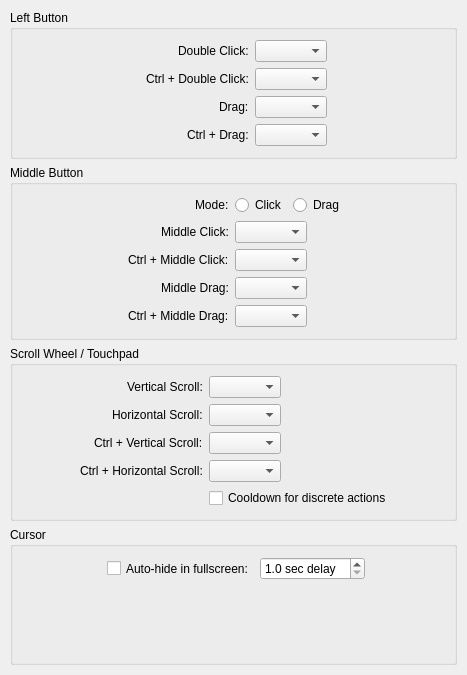
        <widget class="QWidget" name="mouse">
         <property name="geometry">
          <rect>
           <x>0</x>
           <y>0</y>
           <width>467</width>
           <height>675</height>
          </rect>
         </property>
         <property name="sizePolicy">
          <sizepolicy hsizetype="Preferred" vsizetype="Fixed">
           <horstretch>0</horstretch>
           <verstretch>0</verstretch>
          </sizepolicy>
         </property>
         <layout class="QVBoxLayout" name="mouseLayout">
          <property name="leftMargin">
           <number>10</number>
          </property>
          <property name="topMargin">
           <number>10</number>
          </property>
          <property name="rightMargin">
           <number>10</number>
          </property>
          <property name="bottomMargin">
           <number>10</number>
          </property>
          <item>
           <widget class="QGroupBox" name="leftButtonGroup">
            <property name="title">
             <string>Left Button</string>
            </property>
            <layout class="QFormLayout" name="leftButtonLayout">
             <property name="fieldGrowthPolicy">
              <enum>QFormLayout::FieldGrowthPolicy::FieldsStayAtSizeHint</enum>
             </property>
             <property name="labelAlignment">
              <set>Qt::AlignmentFlag::AlignRight|Qt::AlignmentFlag::AlignTrailing|Qt::AlignmentFlag::AlignVCenter</set>
             </property>
             <property name="formAlignment">
              <set>Qt::AlignmentFlag::AlignHCenter|Qt::AlignmentFlag::AlignTop</set>
             </property>
             <property name="leftMargin">
              <number>10</number>
             </property>
             <property name="topMargin">
              <number>10</number>
             </property>
             <property name="rightMargin">
              <number>10</number>
             </property>
             <property name="bottomMargin">
              <number>10</number>
             </property>
             <item row="0" column="0">
              <widget class="QLabel" name="doubleClickLabel">
               <property name="text">
                <string>Double Click:</string>
               </property>
              </widget>
             </item>
             <item row="0" column="1">
              <widget class="QComboBox" name="doubleClickComboBox"/>
             </item>
             <item row="1" column="0">
              <widget class="QLabel" name="altDoubleClickLabel">
               <property name="text">
                <string notr="true">Ctrl + Double Click:</string>
               </property>
              </widget>
             </item>
             <item row="1" column="1">
              <widget class="QComboBox" name="altDoubleClickComboBox"/>
             </item>
             <item row="2" column="0">
              <widget class="QLabel" name="dragLabel">
               <property name="text">
                <string>Drag:</string>
               </property>
              </widget>
             </item>
             <item row="2" column="1">
              <widget class="QComboBox" name="dragComboBox"/>
             </item>
             <item row="3" column="0">
              <widget class="QLabel" name="altDragLabel">
               <property name="text">
                <string notr="true">Ctrl + Drag:</string>
               </property>
              </widget>
             </item>
             <item row="3" column="1">
              <widget class="QComboBox" name="altDragComboBox"/>
             </item>
            </layout>
           </widget>
          </item>
          <item>
           <widget class="QGroupBox" name="middleButtonGroup">
            <property name="title">
             <string>Middle Button</string>
            </property>
            <layout class="QFormLayout" name="middleButtonLayout">
             <property name="fieldGrowthPolicy">
              <enum>QFormLayout::FieldGrowthPolicy::FieldsStayAtSizeHint</enum>
             </property>
             <property name="labelAlignment">
              <set>Qt::AlignmentFlag::AlignRight|Qt::AlignmentFlag::AlignTrailing|Qt::AlignmentFlag::AlignVCenter</set>
             </property>
             <property name="formAlignment">
              <set>Qt::AlignmentFlag::AlignHCenter|Qt::AlignmentFlag::AlignTop</set>
             </property>
             <property name="leftMargin">
              <number>10</number>
             </property>
             <property name="topMargin">
              <number>10</number>
             </property>
             <property name="rightMargin">
              <number>10</number>
             </property>
             <property name="bottomMargin">
              <number>10</number>
             </property>
             <item row="0" column="0">
              <widget class="QLabel" name="middleButtonModeLabel">
               <property name="text">
                <string>Mode:</string>
               </property>
              </widget>
             </item>
             <item row="0" column="1">
              <layout class="QHBoxLayout" name="middleButtonModeLayout">
               <item>
                <widget class="QRadioButton" name="middleButtonModeClickRadioButton">
                 <property name="text">
                  <string>Click</string>
                 </property>
                </widget>
               </item>
               <item>
                <widget class="QRadioButton" name="middleButtonModeDragRadioButton">
                 <property name="text">
                  <string>Drag</string>
                 </property>
                </widget>
               </item>
              </layout>
             </item>
             <item row="2" column="0">
              <widget class="QLabel" name="middleClickLabel">
               <property name="text">
                <string>Middle Click:</string>
               </property>
              </widget>
             </item>
             <item row="2" column="1">
              <widget class="QComboBox" name="middleClickComboBox"/>
             </item>
             <item row="3" column="0">
              <widget class="QLabel" name="altMiddleClickLabel">
               <property name="text">
                <string notr="true">Ctrl + Middle Click:</string>
               </property>
              </widget>
             </item>
             <item row="3" column="1">
              <widget class="QComboBox" name="altMiddleClickComboBox"/>
             </item>
             <item row="4" column="0">
              <widget class="QLabel" name="middleDragLabel">
               <property name="text">
                <string>Middle Drag:</string>
               </property>
              </widget>
             </item>
             <item row="4" column="1">
              <widget class="QComboBox" name="middleDragComboBox"/>
             </item>
             <item row="5" column="0">
              <widget class="QLabel" name="altMiddleDragLabel">
               <property name="text">
                <string notr="true">Ctrl + Middle Drag:</string>
               </property>
              </widget>
             </item>
             <item row="5" column="1">
              <widget class="QComboBox" name="altMiddleDragComboBox"/>
             </item>
            </layout>
           </widget>
          </item>
          <item>
           <widget class="QGroupBox" name="scrollWheelGroup">
            <property name="title">
             <string>Scroll Wheel / Touchpad</string>
            </property>
            <layout class="QFormLayout" name="scrollWheelLayout">
             <property name="fieldGrowthPolicy">
              <enum>QFormLayout::FieldGrowthPolicy::FieldsStayAtSizeHint</enum>
             </property>
             <property name="labelAlignment">
              <set>Qt::AlignmentFlag::AlignRight|Qt::AlignmentFlag::AlignTrailing|Qt::AlignmentFlag::AlignVCenter</set>
             </property>
             <property name="formAlignment">
              <set>Qt::AlignmentFlag::AlignHCenter|Qt::AlignmentFlag::AlignTop</set>
             </property>
             <property name="leftMargin">
              <number>10</number>
             </property>
             <property name="topMargin">
              <number>10</number>
             </property>
             <property name="rightMargin">
              <number>10</number>
             </property>
             <property name="bottomMargin">
              <number>10</number>
             </property>
             <item row="0" column="0">
              <widget class="QLabel" name="verticalScrollLabel">
               <property name="text">
                <string>Vertical Scroll:</string>
               </property>
              </widget>
             </item>
             <item row="0" column="1">
              <widget class="QComboBox" name="verticalScrollComboBox"/>
             </item>
             <item row="1" column="0">
              <widget class="QLabel" name="horizontalScrollLabel">
               <property name="text">
                <string>Horizontal Scroll:</string>
               </property>
              </widget>
             </item>
             <item row="1" column="1">
              <widget class="QComboBox" name="horizontalScrollComboBox"/>
             </item>
             <item row="2" column="0">
              <widget class="QLabel" name="altVerticalScrollLabel">
               <property name="text">
                <string notr="true">Ctrl + Vertical Scroll:</string>
               </property>
              </widget>
             </item>
             <item row="2" column="1">
              <widget class="QComboBox" name="altVerticalScrollComboBox"/>
             </item>
             <item row="3" column="0">
              <widget class="QLabel" name="altHorizontalScrollLabel">
               <property name="text">
                <string notr="true">Ctrl + Horizontal Scroll:</string>
               </property>
              </widget>
             </item>
             <item row="3" column="1">
              <widget class="QComboBox" name="altHorizontalScrollComboBox"/>
             </item>
             <item row="4" column="1">
              <widget class="QCheckBox" name="scrollActionCooldownCheckbox">
               <property name="toolTip">
                <string>Useful for touchpads, to prevent a single swipe from triggering multiple navigations, for example</string>
               </property>
               <property name="text">
                <string>Cooldown for discrete actions</string>
               </property>
              </widget>
             </item>
            </layout>
           </widget>
          </item>
          <item>
           <widget class="QGroupBox" name="cursorGroup">
            <property name="title">
             <string>Cursor</string>
            </property>
            <layout class="QFormLayout" name="cursorLayout">
             <property name="fieldGrowthPolicy">
              <enum>QFormLayout::FieldGrowthPolicy::FieldsStayAtSizeHint</enum>
             </property>
             <property name="labelAlignment">
              <set>Qt::AlignmentFlag::AlignRight|Qt::AlignmentFlag::AlignTrailing|Qt::AlignmentFlag::AlignVCenter</set>
             </property>
             <property name="formAlignment">
              <set>Qt::AlignmentFlag::AlignHCenter|Qt::AlignmentFlag::AlignTop</set>
             </property>
             <property name="leftMargin">
              <number>10</number>
             </property>
             <property name="topMargin">
              <number>10</number>
             </property>
             <property name="rightMargin">
              <number>10</number>
             </property>
             <property name="bottomMargin">
              <number>10</number>
             </property>
             <item row="0" column="0">
              <widget class="QCheckBox" name="cursorAutoHideFullscreenCheckbox">
               <property name="sizePolicy">
                <sizepolicy hsizetype="Minimum" vsizetype="Minimum">
                 <horstretch>0</horstretch>
                 <verstretch>0</verstretch>
                </sizepolicy>
               </property>
               <property name="text">
                <string>Auto-hide in fullscreen:</string>
               </property>
              </widget>
             </item>
             <item row="0" column="1">
              <widget class="QDoubleSpinBox" name="cursorAutoHideFullscreenDelaySpinBox">
               <property name="suffix">
                <string> sec delay</string>
               </property>
               <property name="decimals">
                <number>1</number>
               </property>
               <property name="minimum">
                <double>1.000000000000000</double>
               </property>
               <property name="maximum">
                <double>99.000000000000000</double>
               </property>
               <property name="singleStep">
                <double>0.500000000000000</double>
               </property>
              </widget>
             </item>
            </layout>
           </widget>
          </item>
         </layout>
        </widget>
